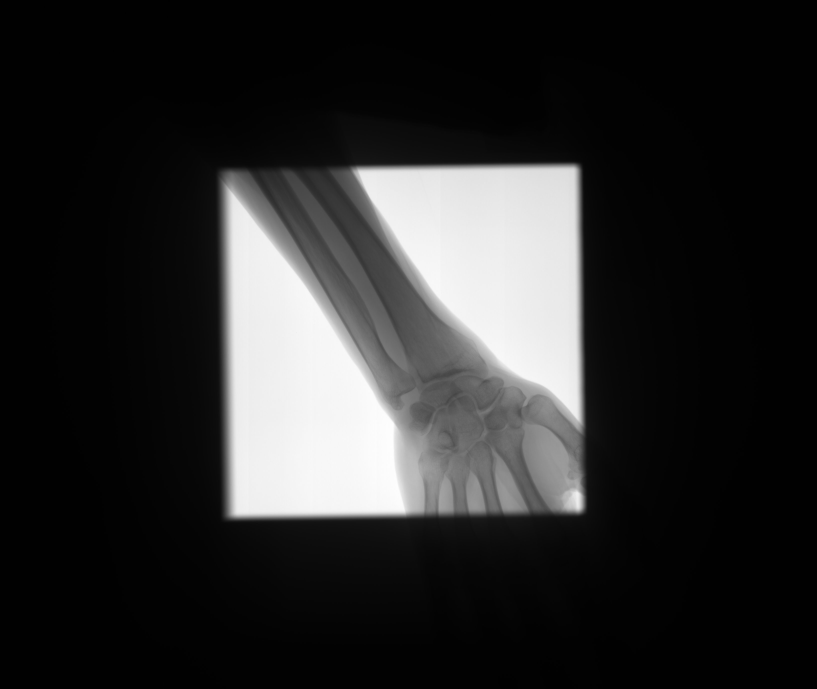
#> input picture Wrist.jpg, 3268 x 2756 px, found by its file name (shown at 1/4 size)
$ python sobel.py   (older library calls are emulated)
#> lines starting #> are read from the running program, lines starting #| are printed output that depends on the picture
import cv2
import matplotlib.pyplot as plt
import numpy as np

img = cv2.imread('/media/sf_TestImageDataBase/rectangle/jpeg_converted/Wrist.jpg')
#> img is the input picture: shape (2756, 3268, 3); min 0, max 255, mean 43.5
img = cv2.cvtColor(img, cv2.COLOR_BGR2GRAY)
#> img: shape (2756, 3268)

plt.imshow(img, cmap = 'gray')
plt.colorbar()
plt.show()
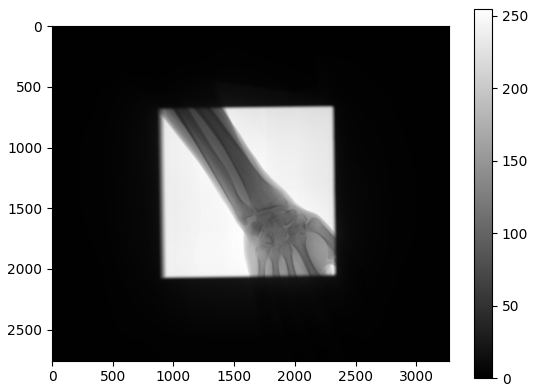
#> figure drawn by matplotlib, 2 panels

# Gradient in x
sobelx64f = cv2.Sobel(img,cv2.CV_64F,0,1,ksize=1)
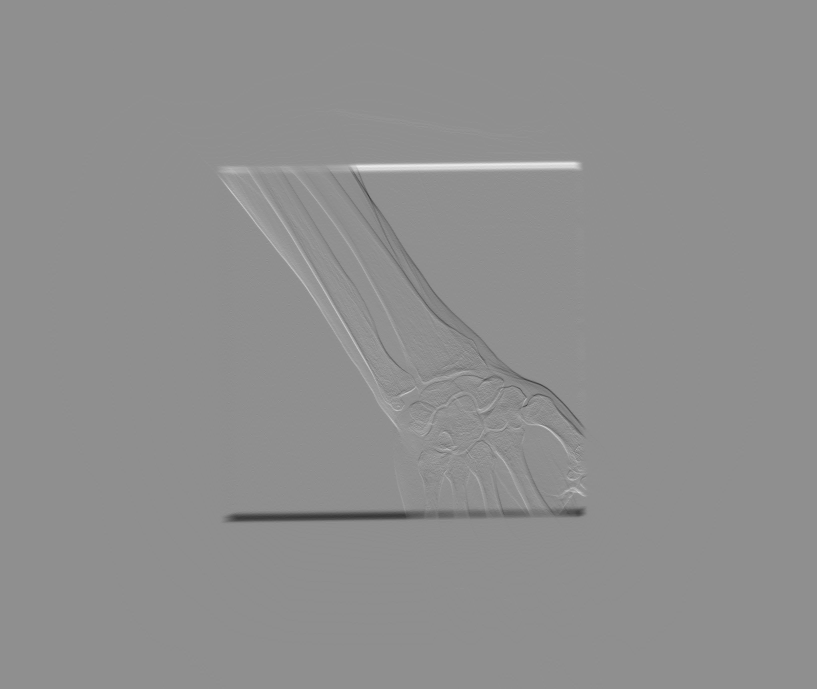
#> sobelx64f: shape (2756, 3268) float64 (shown at 1/4 size); min -27, max 21, mean 0; drawn with min black and max white
abs_sobel64f = np.absolute(sobelx64f)
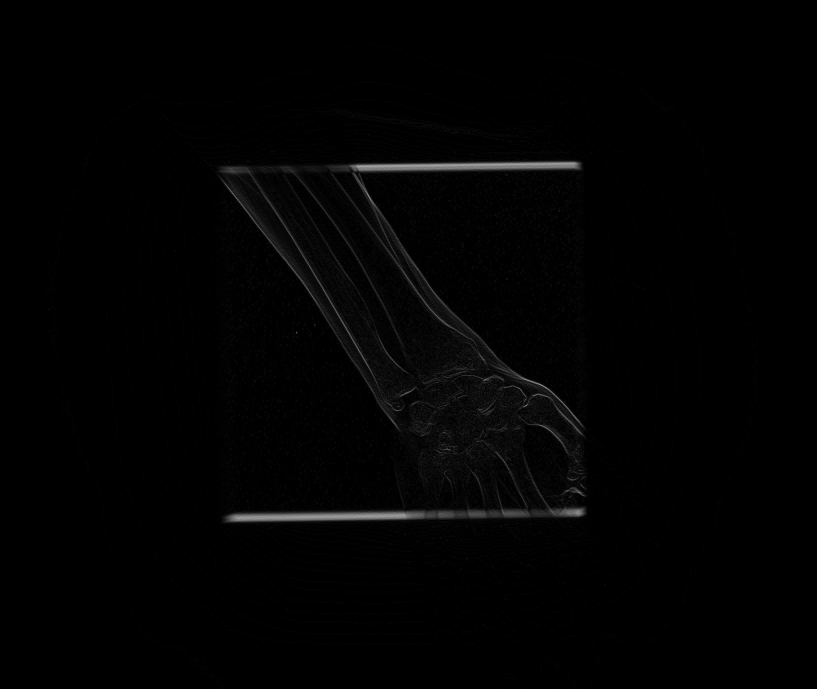
#> abs_sobel64f: shape (2756, 3268) float64 (shown at 1/4 size); min 0, max 27, mean 0.3; drawn with min black and max white
sobel_8u = np.uint8(abs_sobel64f)
plt.imshow(sobel_8u)
plt.show()

minLineLength = 1000
maxLineGap = 800

lines = cv2.HoughLinesP(sobel_8u, 1, np.pi/180,1500,minLineLength,maxLineGap)
#> lines = [[1236, 663, 2329, 663], [1290, 664, 2329, 664], [1409, 680, 2331, 680], [1317, 679, 2333, 679], [890, 2064, 1815, 2064], [1312, 671, 2332, 671], [886, 2071, 1820, 2071], [1312, 672, 2331, 672]]

for line in lines:
    for x1,y1,x2,y2 in line:
        cv2.line(img,(x1,y1),(x2,y2),(0,255,0),3)
#> this loop made 8 passes
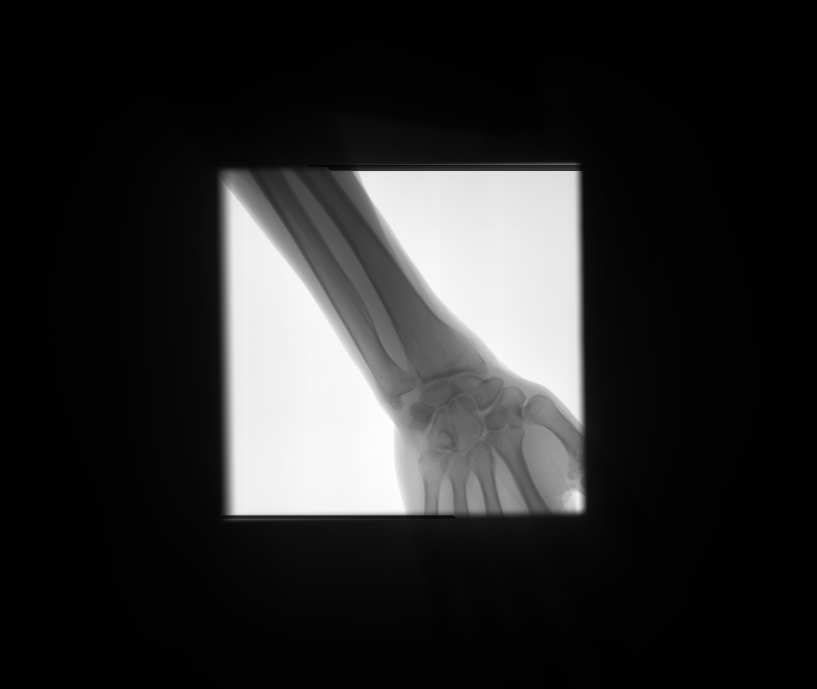
#> img: shape (2756, 3268) (shown at 1/4 size); min 0, max 255, mean 43

plt.imshow(img)
plt.show()
